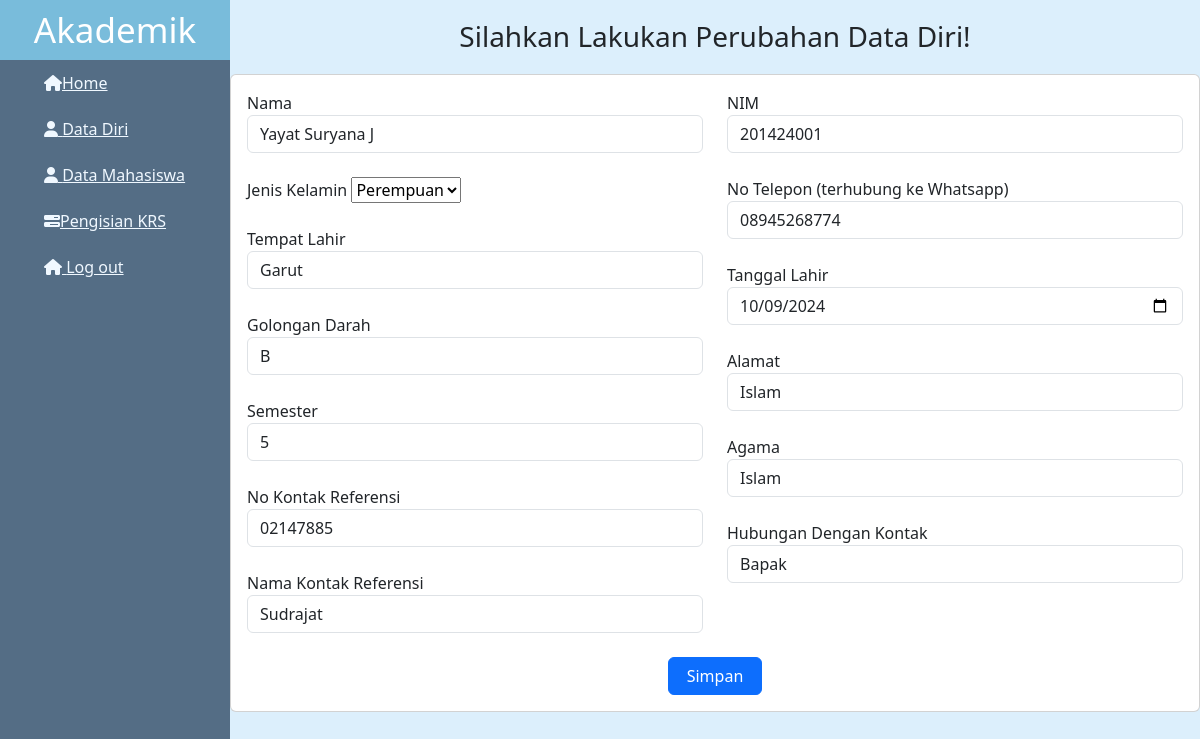
Screenshot of /datadiri_update.php?id=1&nim=201424001 with the database file from the repository.
### tables this page shows
CREATE TABLE `tb_mahasiswa` (
  `id_mahasiswa_isi_data` int(11) NOT NULL,
  `NIM` char(9) NOT NULL,
  `nama` varchar(100) NOT NULL,
  `jenis_kelamin` varchar(15) NOT NULL,
  `no_telpon` varchar(15) NOT NULL,
  `tempat_lahir` varchar(20) NOT NULL,
  `tanggal_lahir` date NOT NULL,
  `alamat` varchar(200) NOT NULL,
  `golongan_darah` varchar(5) NOT NULL,
  `agama` text NOT NULL,
  `semester` varchar(2) NOT NULL,
  `no_kontak_referensi` varchar(15) NOT NULL,
  `hubungan_dengan_kontak` varchar(50) NOT NULL,
  `nama_kontak` varchar(150) NOT NULL,
  `krs` text DEFAULT NULL,
  `status_kirim` int(11) DEFAULT 0
);

### connection.php (called while the page is built, shortened)
<?php
$hostname = 'localhost';
$user = 'root';
$password = '';
$db_name = 'db_akademik';
$connection = mysqli_connect($hostname, $user, $password, $db_name);
function myquery($query){
    global $connection;
    $res = mysqli_query($connection, $query);
    $returns = [];
    while( $data = mysqli_fetch_assoc($res)){
        $returns[] = $data;
    }
    return $returns;
}
?>

### datadiri_update.php (the view, shortened to what this page needs)
<?php
require 'connection.php';
$id_mahasiswa = $_GET['id'];
$data_mahasiswa = myquery("SELECT * FROM tb_mahasiswa WHERE id_mahasiswa_isi_data = $id_mahasiswa");
?>
<!DOCTYPE html>
<html lang="en">
<head>
    <link rel="stylesheet" href="./asset/bootstrap/css/bootstrap.min.css">
    <link rel="stylesheet" href="./db.css">
    <link rel="stylesheet" href="./asset/fontawesome/css/all.min.css" />
</head>
<body>
    <div class="container-all">
    <div class="sidebar">
            <div class="sidebar-main">
            <div class="sidebar">
                    <header>Akademik</header>
                    <ul class="sidebar-list">
                        <li class="sidebar-item">
                            <a href="./db.php"><i class="fa-solid fa-house"></i>Home</a>
                        </li>
                        <li class="sidebar-item">
                            <a href="./datadiri.php"><i class="fa-solid fa-user"></i> Data Diri</a>
                        </li>
                        <li class="sidebar-item">
                            <a href="./data_mahasiswa.php"><i class="fa-solid fa-user"></i> Data Mahasiswa</a>
                        </li>
                        <li class="sidebar-item">
                            <a href="./isi_krs.php"><i class="fa-solid fa-bars-progress"></i>Pengisian KRS</a>
                        </li>
                        <li class="sidebar-item">
                            <a href="./logout.php"><i class="fa-solid fa-house"></i> Log out</a>
                        </li>
                    </ul>
                </div>
            </div>
         </div>
        <div class="main-content">
        <h3 align="center" style="margin-top:20px">Silahkan Lakukan Perubahan Data Diri!</h3>
            <div class="card" style="margin-top:20px">
                <div class="card-body">
                    <form method="POST">
                        <div class="row">
                            <div class="col-sm-6">
                                <div class="col-sm-12">
                                    <label>Nama</label>
                                    <input type="text" name="txt_nama_mahasiswa" class="form-control"
                                        placeholder="Masukan Nama anda" autocomplete="off" value="<?= $data_mahasiswa[0]['nama'] ?>" required>
                                </div> <br />
                                <div class="col-sm-12">
                                    <label>Jenis Kelamin</label>
                                    <select name="txt_jenkel" id="jenis_kelamin">
                                        <option value="Perempuan">Perempuan</option>
                                    </select>
                                </div> <br />
                                <div class="col-sm-12">
                                    <label>Tempat Lahir</label>
                                    <input type="text" name="txt_tempat_lahir" class="form-control"
                                        placeholder="Masukan tempat lahir anda" autocomplete="off" value="<?= $data_mahasiswa[0]['tempat_lahir'] ?>">
                                </div> <br />
                                <div class="col-sm-12">
                                    <label>Golongan Darah</label>
                                    <input type="text" name="txt_goldar" class="form-control"
                                        placeholder="Tulis dengan huruf kapital" autocomplete="off" value="<?= $data_mahasiswa[0]['golongan_darah'] ?>">
                                </div> <br/>
                                <div class="col-sm-12">
                                    <label>Semester</label>
                                    <input type="number" name="txt_semester" class="form-control"
                                        placeholder="Masukan semester anda" autocomplete="off" value="<?= $data_mahasiswa[0]['semester'] ?>">
                                </div> <br/>
                                <div class="col-sm-12">
                                    <label>No Kontak Referensi</label>
                                    <input type="text" name="txt_kontak_refrensi" class="form-control"
                                        placeholder="Masukan nomor kontak referensi" autocomplete="off" value="<?= $data_mahasiswa[0]['no_kontak_referensi'] ?>">
                                </div> <br/>
                                <div class="col-sm-12">
                                    <label>Nama Kontak Referensi</label>
                                    <input type="text" name="txt_nama_refrensi" class="form-control"
                                        placeholder="Masukan nama kontak referensi" autocomplete="off" value="<?= $data_mahasiswa[0]['nama_kontak'] ?>">
                                </div> <br/>
                            </div>
                            <div class="col-sm-6">
                                <div class="col-sm-12">
                                    <label>NIM</label>
                                    <input type="number" name="txt_nim" class="form-control"
                                        placeholder="Masukan NIM anda" autocomplete="off" value="<?= $data_mahasiswa[0]['NIM'] ?>">
                                </div> <br />
                                <div class="col-sm-12">
                                    <label>No Telepon (terhubung ke Whatsapp) </label>
                                    <input type="text" name="txt_no_telpon" class="form-control"
                                        placeholder="Masukan nomor telepon anda" autocomplete="off" value="<?= $data_mahasiswa[0]['no_telpon'] ?>">
                                </div> <br />
                                <div class="col-sm-12">
                                    <label>Tanggal Lahir</label>
                                    <input type="date" name="txt_tanggal_lahir" class="form-control"
                                    autocomplete="off" value="<?= $data_mahasiswa[0]['tanggal_lahir'] ?>">
                                </div><br />
                                <div class="col-sm-12">
                                    <label>Alamat</label>
                                    <input type="text" name="txt_alamat" class="form-control"
                                        placeholder="Masukan alamat anda" rows="3" autocomplete="off" value="<?= $data_mahasiswa[0]['alamat'] ?>">
                                </div> <br />
                                <div class="col-sm-12">
                                    <label>Agama</label>
                                    <input type="text" name="txt_agama" class="form-control"
                                    autocomplete="off" value="<?= $data_mahasiswa[0]['agama'] ?>">
                                </div> <br/>
                                <div class="col-sm-12">
                                    <label>Hubungan Dengan Kontak</label>
                                    <input type="text" name="txt_hubungan_dengan_kontak" class="form-control"
                                        placeholder="Example : Ibu" autocomplete="off" value="<?= $data_mahasiswa[0]['hubungan_dengan_kontak'] ?>">
                                </div> <br />
                            </div>
                        </div>
                        <div>
                        <button class="btn btn-primary data-diri-submit"
                        name="submit_update" type="submit">Simpan</button>
                        </div>
                    </form>
            </div>
        </div>
    </div>
    </div>
</body>
</html>

### db.css (style rules this page uses)
:root { --sidebar-width: 230px; }
html,body { height: 100%; min-height: 100%; }
.container-all { min-height: 100%; display: flex; flex-direction: row; }
.sidebar { background: #546d85; min-height: 100%; width: var(--sidebar-width); }
.main-content { background: #dceffc; min-height: 100%; width: calc(100% - var(--sidebar-width)); }
.sidebar header { font-size: 35px; color: white; text-align: center; line-height: 60px; background: #79bcdb; user-select: none; }
.sidebar > .sidebar-list { list-style: none; }
.sidebar > .sidebar-list > .sidebar-item > a { display: block; padding: 8px 12px; color: aliceblue; line-height: 30px; font-style: normal; }
.btn.btn-primary.data-diri-submit { width: 10%; margin-left: 45%; }

### rows the page displays
tb_mahasiswa: txt_nama_mahasiswa "Yayat Suryana J", txt_tempat_lahir "Garut", txt_goldar "B", txt_semester "5", txt_kontak_refrensi "02147885", txt_nama_refrensi "Sudrajat", txt_nim "201424001", txt_no_telpon "08945268774", txt_tanggal_lahir "10/09/2024", txt_alamat "Islam", txt_agama "Islam", txt_hubungan_dengan_kontak "Bapak"
